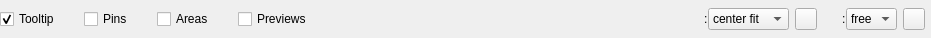
<?xml version="1.0" encoding="UTF-8"?>
<ui version="4.0">
 <class>panel_canvas_layers</class>
 <widget class="QWidget" name="panel_canvas_layers">
  <property name="geometry">
   <rect>
    <x>0</x>
    <y>0</y>
    <width>931</width>
    <height>38</height>
   </rect>
  </property>
  <property name="minimumSize">
   <size>
    <width>0</width>
    <height>38</height>
   </size>
  </property>
  <property name="windowTitle">
   <string>Form</string>
  </property>
  <property name="surfaceRole" stdset="0">
   <string>panel</string>
  </property>
  <layout class="QHBoxLayout" name="horizontalLayout">
   <property name="spacing">
    <number>6</number>
   </property>
   <property name="leftMargin">
    <number>0</number>
   </property>
   <property name="topMargin">
    <number>0</number>
   </property>
   <property name="rightMargin">
    <number>6</number>
   </property>
   <property name="bottomMargin">
    <number>0</number>
   </property>
   <item alignment="Qt::AlignmentFlag::AlignLeft">
    <widget class="QWidget" name="panel_layers_container" native="true">
     <property name="surfaceRole" stdset="0">
      <string>panel</string>
     </property>
     <layout class="QHBoxLayout" name="layout_horizontal_layout">
      <property name="spacing">
       <number>24</number>
      </property>
      <property name="leftMargin">
       <number>0</number>
      </property>
      <property name="topMargin">
       <number>0</number>
      </property>
      <property name="rightMargin">
       <number>0</number>
      </property>
      <property name="bottomMargin">
       <number>0</number>
      </property>
      <item>
       <widget class="QCheckBox" name="checkbox_show_tooltips">
        <property name="toolTip">
         <string>Show or hide item tooltips</string>
        </property>
        <property name="accessibleDescription">
         <string>Space toggles visibility. Enter opens settings; Escape closes settings. Right-click also opens the settings menu.</string>
        </property>
        <property name="sizePolicy">
         <sizepolicy hsizetype="Fixed" vsizetype="Fixed">
          <horstretch>0</horstretch>
          <verstretch>0</verstretch>
         </sizepolicy>
        </property>
        <property name="text">
         <string>Tooltip</string>
        </property>
        <property name="checked">
         <bool>true</bool>
        </property>
       </widget>
      </item>
      <item>
       <widget class="QCheckBox" name="checkbox_show_pins">
        <property name="toolTip">
         <string>Show or hide pins</string>
        </property>
        <property name="accessibleDescription">
         <string>Space toggles visibility. Enter opens settings; Escape closes settings. Right-click also opens the settings menu.</string>
        </property>
        <property name="sizePolicy">
         <sizepolicy hsizetype="Fixed" vsizetype="Fixed">
          <horstretch>0</horstretch>
          <verstretch>0</verstretch>
         </sizepolicy>
        </property>
        <property name="text">
         <string>Pins</string>
        </property>
        <property name="checked">
         <bool>false</bool>
        </property>
       </widget>
      </item>
      <item>
       <widget class="QCheckBox" name="checkbox_show_marked_areas">
        <property name="toolTip">
         <string>Show or hide marked areas</string>
        </property>
        <property name="accessibleDescription">
         <string>Space toggles visibility. Enter opens settings; Escape closes settings. Right-click also opens the settings menu.</string>
        </property>
        <property name="sizePolicy">
         <sizepolicy hsizetype="Fixed" vsizetype="Fixed">
          <horstretch>0</horstretch>
          <verstretch>0</verstretch>
         </sizepolicy>
        </property>
        <property name="text">
         <string>Areas</string>
        </property>
        <property name="checked">
         <bool>false</bool>
        </property>
       </widget>
      </item>
      <item>
       <widget class="QCheckBox" name="checkbox_show_thumbnails">
        <property name="toolTip">
         <string>Show or hide image previews</string>
        </property>
        <property name="accessibleDescription">
         <string>Space toggles visibility. Enter opens settings; Escape closes settings. Right-click also opens the settings menu.</string>
        </property>
        <property name="sizePolicy">
         <sizepolicy hsizetype="Fixed" vsizetype="Fixed">
          <horstretch>0</horstretch>
          <verstretch>0</verstretch>
         </sizepolicy>
        </property>
        <property name="text">
         <string>Previews</string>
        </property>
        <property name="checked">
         <bool>false</bool>
        </property>
       </widget>
      </item>
     </layout>
    </widget>
   </item>
   <item>
    <spacer name="horizontalSpacer">
     <property name="orientation">
      <enum>Qt::Orientation::Horizontal</enum>
     </property>
     <property name="sizeHint" stdset="0">
      <size>
       <width>40</width>
       <height>20</height>
      </size>
     </property>
    </spacer>
   </item>
   <item alignment="Qt::AlignmentFlag::AlignRight">
    <widget class="QWidget" name="panel_camera_container" native="true">
     <property name="surfaceRole" stdset="0">
      <string>panel</string>
     </property>
     <layout class="QHBoxLayout" name="layout_horizontal_layout_3">
      <property name="spacing">
       <number>0</number>
      </property>
      <property name="leftMargin">
       <number>0</number>
      </property>
      <property name="topMargin">
       <number>0</number>
      </property>
      <property name="rightMargin">
       <number>0</number>
      </property>
      <property name="bottomMargin">
       <number>0</number>
      </property>
      <item>
       <widget class="QLabel" name="label_camera_icon">
        <property name="sizePolicy">
         <sizepolicy hsizetype="Fixed" vsizetype="Preferred">
          <horstretch>0</horstretch>
          <verstretch>0</verstretch>
         </sizepolicy>
        </property>
        <property name="toolTip">
         <string>camera view</string>
        </property>
        <property name="text">
         <string/>
        </property>
        <property name="pixmap">
         <pixmap>../../shared/icons/material/camera.svg</pixmap>
        </property>
        <property name="iconName" stdset="0">
         <string>camera</string>
        </property>
        <property name="iconSize" stdset="0">
         <number>20</number>
        </property>
       </widget>
      </item>
      <item>
       <widget class="QLabel" name="label_camera_separator">
        <property name="sizePolicy">
         <sizepolicy hsizetype="Fixed" vsizetype="Preferred">
          <horstretch>0</horstretch>
          <verstretch>0</verstretch>
         </sizepolicy>
        </property>
        <property name="text">
         <string>:</string>
        </property>
       </widget>
      </item>
      <item>
       <widget class="QWidget" name="combo_camera_container" native="true">
        <layout class="QHBoxLayout" name="horizontalLayout_4">
         <property name="spacing">
          <number>6</number>
         </property>
         <property name="leftMargin">
          <number>0</number>
         </property>
         <property name="topMargin">
          <number>0</number>
         </property>
         <property name="rightMargin">
          <number>0</number>
         </property>
         <property name="bottomMargin">
          <number>0</number>
         </property>
         <item>
          <widget class="QComboBox" name="combo_camera_preset">
           <property name="toolTip">
            <string>Fit items or restore a view</string>
           </property>
           <property name="accessibleName">
            <string>Camera preset</string>
           </property>
           <property name="sizePolicy">
            <sizepolicy hsizetype="Preferred" vsizetype="Fixed">
             <horstretch>0</horstretch>
             <verstretch>0</verstretch>
            </sizepolicy>
           </property>
           <property name="frame">
            <bool>true</bool>
           </property>
           <item>
            <property name="text">
             <string>center fit</string>
            </property>
           </item>
           <item>
            <property name="text">
             <string>Fit all</string>
            </property>
           </item>
           <item>
            <property name="text">
             <string>Last view</string>
            </property>
           </item>
          </widget>
         </item>
         <item>
          <widget class="QToolButton" name="button_add_camera_preset">
           <property name="accessibleName">
            <string>Save camera preset</string>
           </property>
           <property name="sizePolicy">
            <sizepolicy hsizetype="Fixed" vsizetype="Fixed">
             <horstretch>0</horstretch>
             <verstretch>0</verstretch>
            </sizepolicy>
           </property>
           <property name="maximumSize">
            <size>
             <width>22</width>
             <height>22</height>
            </size>
           </property>
           <property name="toolTip">
            <string>add camera preset</string>
           </property>
           <property name="text">
            <string/>
           </property>
           <property name="icon">
            <iconset>
             <normaloff>../../shared/icons/material/add.svg</normaloff>../../shared/icons/material/add.svg</iconset>
           </property>
           <property name="iconName" stdset="0">
            <string>add</string>
           </property>
          </widget>
         </item>
        </layout>
       </widget>
      </item>
     </layout>
    </widget>
   </item>
   <item alignment="Qt::AlignmentFlag::AlignRight">
    <widget class="QWidget" name="panel_crop_container" native="true">
     <property name="surfaceRole" stdset="0">
      <string>panel</string>
     </property>
     <layout class="QHBoxLayout" name="layout_horizontal_layout_4">
      <property name="spacing">
       <number>0</number>
      </property>
      <property name="leftMargin">
       <number>12</number>
      </property>
      <property name="topMargin">
       <number>0</number>
      </property>
      <property name="rightMargin">
       <number>0</number>
      </property>
      <property name="bottomMargin">
       <number>0</number>
      </property>
      <item>
       <widget class="QLabel" name="label_crop_icon">
        <property name="sizePolicy">
         <sizepolicy hsizetype="Fixed" vsizetype="Preferred">
          <horstretch>0</horstretch>
          <verstretch>0</verstretch>
         </sizepolicy>
        </property>
        <property name="toolTip">
         <string>crop</string>
        </property>
        <property name="text">
         <string/>
        </property>
        <property name="pixmap">
         <pixmap>../../shared/icons/material/crop.svg</pixmap>
        </property>
        <property name="iconName" stdset="0">
         <string>crop</string>
        </property>
        <property name="iconSize" stdset="0">
         <number>20</number>
        </property>
       </widget>
      </item>
      <item>
       <widget class="QLabel" name="label_crop_separator">
        <property name="sizePolicy">
         <sizepolicy hsizetype="Fixed" vsizetype="Preferred">
          <horstretch>0</horstretch>
          <verstretch>0</verstretch>
         </sizepolicy>
        </property>
        <property name="text">
         <string>:</string>
        </property>
       </widget>
      </item>
      <item>
       <widget class="QWidget" name="combo_crop_container" native="true">
        <layout class="QHBoxLayout" name="horizontalLayout_5">
         <property name="spacing">
          <number>6</number>
         </property>
         <property name="leftMargin">
          <number>0</number>
         </property>
         <property name="topMargin">
          <number>0</number>
         </property>
         <property name="rightMargin">
          <number>0</number>
         </property>
         <property name="bottomMargin">
          <number>0</number>
         </property>
         <item>
          <widget class="QComboBox" name="combo_crop_preset">
           <property name="toolTip">
            <string>Set snapshot aspect ratio</string>
           </property>
           <property name="accessibleName">
            <string>Snapshot crop ratio</string>
           </property>
           <property name="sizePolicy">
            <sizepolicy hsizetype="Preferred" vsizetype="Fixed">
             <horstretch>0</horstretch>
             <verstretch>0</verstretch>
            </sizepolicy>
           </property>
           <property name="frame">
            <bool>true</bool>
           </property>
           <item>
            <property name="text">
             <string>free</string>
            </property>
           </item>
           <item>
            <property name="text">
             <string>1:1</string>
            </property>
           </item>
          </widget>
         </item>
         <item>
          <widget class="QToolButton" name="check_hide_crop_bars">
           <property name="accessibleName">
            <string>Hide crop bars</string>
           </property>
           <property name="sizePolicy">
            <sizepolicy hsizetype="Fixed" vsizetype="Fixed">
             <horstretch>0</horstretch>
             <verstretch>0</verstretch>
            </sizepolicy>
           </property>
           <property name="maximumSize">
            <size>
             <width>22</width>
             <height>22</height>
            </size>
           </property>
           <property name="toolTip">
            <string>hide crop bars</string>
           </property>
           <property name="text">
            <string/>
           </property>
           <property name="icon">
            <iconset>
             <normaloff>../../shared/icons/material/hide.svg</normaloff>../../shared/icons/material/hide.svg</iconset>
           </property>
           <property name="checkable">
            <bool>true</bool>
           </property>
           <property name="checked">
            <bool>false</bool>
           </property>
           <property name="iconName" stdset="0">
            <string>hide</string>
           </property>
          </widget>
         </item>
        </layout>
       </widget>
      </item>
     </layout>
    </widget>
   </item>
  </layout>
 </widget>
 <tabstops>
  <tabstop>checkbox_show_tooltips</tabstop>
  <tabstop>checkbox_show_pins</tabstop>
  <tabstop>checkbox_show_marked_areas</tabstop>
  <tabstop>checkbox_show_thumbnails</tabstop>
  <tabstop>combo_camera_preset</tabstop>
  <tabstop>button_add_camera_preset</tabstop>
  <tabstop>combo_crop_preset</tabstop>
  <tabstop>check_hide_crop_bars</tabstop>
 </tabstops>
 <resources/>
 <connections/>
</ui>
